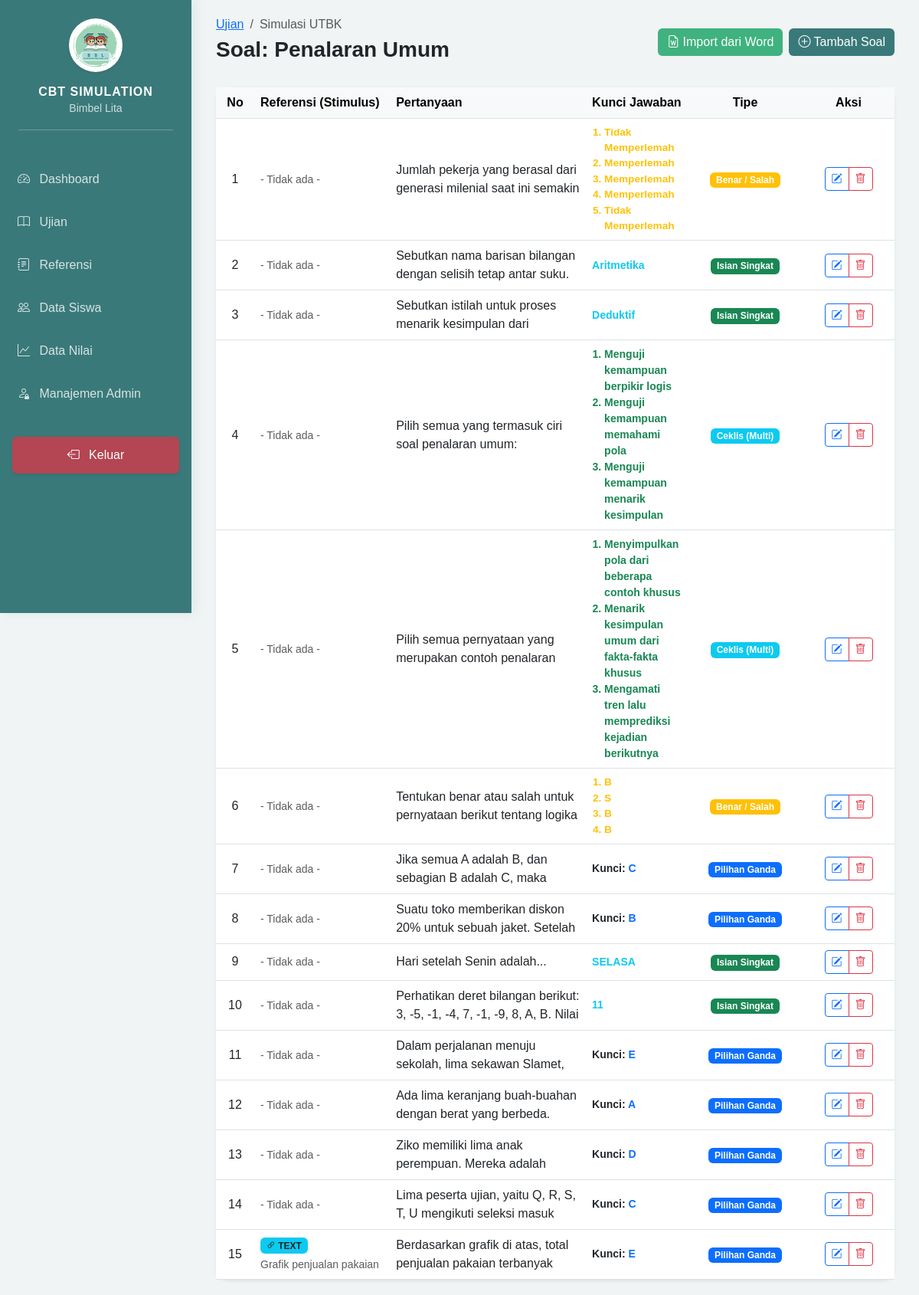
Page /admin/dashboard.php?page=questions&subject_id=11 (signed in) on the committed database.
### tables this page shows
CREATE TABLE `subjects` (
  `id` int NOT NULL,
  `exam_id` int NOT NULL,
  `name` varchar(100) NOT NULL,
  `duration` int NOT NULL,
  `max_score` decimal(10,2) DEFAULT '100.00',
  `is_active` tinyint(1) DEFAULT '1',
  `created_at` timestamp NULL DEFAULT CURRENT_TIMESTAMP
);

CREATE TABLE `exams` (
  `id` int NOT NULL,
  `exam_name` varchar(255) NOT NULL,
  `start_date` datetime NOT NULL,
  `end_date` datetime NOT NULL,
  `is_active` tinyint(1) DEFAULT '1',
  `created_at` timestamp NULL DEFAULT CURRENT_TIMESTAMP
);

CREATE TABLE `questions` (
  `id` int NOT NULL,
  `subject_id` int NOT NULL,
  `reference_id` int DEFAULT NULL,
  `question_text` text NOT NULL,
  `created_at` timestamp NULL DEFAULT CURRENT_TIMESTAMP,
  `question_type` enum('pg','bs','multi','isian') NOT NULL,
  `answer_data` json NOT NULL
);

CREATE TABLE `references` (
  `id` int NOT NULL,
  `subject_id` int NOT NULL,
  `title` varchar(255) NOT NULL,
  `type` enum('text','image') DEFAULT 'text',
  `content` text,
  `image_path` varchar(255) DEFAULT NULL,
  `created_at` timestamp NULL DEFAULT CURRENT_TIMESTAMP
);

### admin/modules/questions/index.php (the view, shortened to what this page needs)
<?php
require_once '../config/database.php';
$subject_id = $_GET['subject_id'] ?? null;
$stmtSub = $pdo->prepare("SELECT s.*, e.exam_name FROM subjects s JOIN exams e ON s.exam_id = e.id WHERE s.id = ?");
$stmtSub->execute([$subject_id]);
$subject = $stmtSub->fetch();
$query = "SELECT q.*, r.title as ref_title, r.type as ref_type
          FROM questions q
          LEFT JOIN `references` r ON q.reference_id = r.id
          WHERE q.subject_id = ?
          ORDER BY q.id DESC";
$stmt = $pdo->prepare($query);
$stmt->execute([$subject_id]);
$questions = $stmt->fetchAll();
?>
<div class="d-flex justify-content-between align-items-center mb-4">
    <div>
        <nav aria-label="breadcrumb">
            <ol class="breadcrumb mb-1">
                <li class="breadcrumb-item"><a href="dashboard.php?page=exams">Ujian</a></li>
                <li class="breadcrumb-item active"><?= htmlspecialchars($subject['exam_name']) ?></li>
            </ol>
        </nav>
        <h3 class="fw-bold">Soal: <?= htmlspecialchars($subject['name']) ?></h3>
    </div>
    <div class="d-flex gap-2">
        <a href="dashboard.php?page=questions_import&subject_id=<?= $subject_id ?>" class="btn btn-success">
            <i class="bi bi-file-earmark-word"></i> Import dari Word
        </a>
        <a href="dashboard.php?page=questions_form&subject_id=<?= $subject_id ?>" class="btn btn-primary">
            <i class="bi bi-plus-circle"></i> Tambah Soal
        </a>
    </div>
</div>
<div class="card border-0 shadow-sm">
    <div class="card-body p-0">
        <div class="table-responsive">
            <table class="table table-hover mb-0 align-middle">
                <thead class="table-light">
                    <tr>
                        <th style="width: 50px;" class="text-center">No</th>
                        <th style="width: 20%;">Referensi (Stimulus)</th>
                        <th>Pertanyaan</th>
                        <th style="width: 15%;">Kunci Jawaban</th>
                        <th style="width: 150px;" class="text-center">Tipe</th>
                        <th style="width: 120px;" class="text-center">Aksi</th>
                    </tr>
                </thead>
                <tbody>
                    <?php if (empty($questions)): ?>
                        <tr>
                            <td colspan="6" class="text-center py-5 text-muted">
                                <i class="bi bi-clipboard-x display-4"></i>
                                <p class="mt-2">Belum ada soal untuk mata pelajaran ini.</p>
                            </td>
                        </tr>
                    <?php else: ?>
                        <?php foreach ($questions as $index => $q): ?>
                        <tr>
                            <td class="text-center"><?= $index + 1 ?></td>
                            <td>
                                <?php if ($q['reference_id']): ?>
                                    <span class="badge bg-info text-dark mb-1">
                                        <i class="bi bi-link-45deg"></i> <?= strtoupper($q['ref_type'] ?? 'REF') ?>
                                    </span>
                                    <div class="small text-muted text-truncate" style="max-width: 200px;">
                                        <?= htmlspecialchars($q['ref_title'] ?? '-') ?>
                                    </div>
                                <?php else: ?>
                                    <span class="text-muted small">- Tidak ada -</span>
                                <?php endif; ?>
                            </td>
                            <td>
                                <div class="text-truncate-2" style="max-height: 3em; overflow: hidden;">
                                    <?= strip_tags($q['question_text']) ?>
                                </div>
                            </td>
                            <td>
                                <div class="small fw-bold">
                                    <?php
                                    $ansData = json_decode($q['answer_data'], true);
                                    if ($q['question_type'] == 'pg') {
                                        echo "Kunci: <span class='text-primary'>" . ($ansData['correct'] ?? '-') . "</span>";
                                    } elseif ($q['question_type'] == 'bs') {
                                        $items = isset($ansData['items']) ? $ansData['items'] : (is_array($ansData) ? $ansData : []);
                                        $labels = $ansData['labels'] ?? ['pos' => 'Benar', 'neg' => 'Salah'];
                                        $posLabel = ($labels['pos'] == 'Benar') ? 'B' : $labels['pos'];
                                        $negLabel = ($labels['neg'] == 'Salah') ? 'S' : $labels['neg'];
                                        echo "<ol class='ps-3 mb-0 text-warning' style='font-size: 0.85rem;'>";
                                        foreach ($items as $i => $item) {
                                            $shortLabel = (($item['is_correct'] ?? 0) == 1) ? $posLabel : $negLabel;
                                            echo "<li>" . $shortLabel . "</li>";
                                        }
                                        echo "</ol>";
                                    } elseif ($q['question_type'] == 'multi') {
                                        echo "<ol class='ps-3 mb-0 text-success'>";
                                        foreach ($ansData as $item) {
                                            if (($item['is_correct'] ?? 0) == 1) {
                                                echo "<li>" . strip_tags($item['text']) . "</li>";
                                            }
                                        }
                                        echo "</ol>";
                                    } elseif ($q['question_type'] == 'isian') {
                                        echo "<span class='text-info'>" . htmlspecialchars($ansData['correct'] ?? '-') . "</span>";
                                    }
                                    ?>
                                </div>
                            </td>
                            <td class="text-center">
                                <?php
                                $badges = [
                                    'pg' => ['bg' => 'primary', 'label' => 'Pilihan Ganda'],
                                    'bs' => ['bg' => 'warning', 'label' => 'Benar / Salah'],
                                    'multi' => ['bg' => 'info', 'label' => 'Ceklis (Multi)'],
                                    'isian' => ['bg' => 'success', 'label' => 'Isian Singkat'],
                                ];
                                $type = $q['question_type'];
                                $badge = $badges[$type] ?? ['bg' => 'secondary', 'label' => $type];
                                ?>
                                <span class="badge bg-<?= $badge['bg'] == 'purple' ? 'dark' : $badge['bg'] ?>">
                                    <?= $badge['label'] ?>
                                </span>
                            </td>
                            <td class="text-center">
                                <div class="btn-group">
                                    <a href="dashboard.php?page=questions_form&subject_id=<?= $subject_id ?>&id=<?= $q['id'] ?>"
                                       class="btn btn-sm btn-outline-primary" title="Edit Soal">
                                        <i class="bi bi-pencil-square"></i>
                                    </a>
                                    <a href="modules/questions/process.php?action=delete&id=<?= $q['id'] ?>"
                                       class="btn btn-sm btn-outline-danger"
                                       onclick="return confirm('Yakin ingin menghapus soal ini?')"
                                       title="Hapus Soal">
                                        <i class="bi bi-trash"></i>
                                    </a>
                                </div>
                            </td>
                        </tr>
                        <?php endforeach; ?>
                    <?php endif; ?>
                </tbody>
            </table>
        </div>
    </div>
</div>

### includes/header.php (style rules this page uses)
:root { --sidebar-width: 250px; --primary-teal: #3a797a; --mint-green: #a2d9c1; --mint-light: #f0fdf4; }
body { background-color: #f0f4f4; font-family: 'Poppins', sans-serif; }
.card { border-radius: 15px; border: none; box-shadow: 0 5px 15px rgba(0,0,0,0.05); }
.btn-success { background-color: #3fb27f; border: none; }
.btn-primary { background-color: var(--primary-teal); border: none; }

### rows in the picture
subjects: exam.exam_name "Simulasi UTBK", name "Penalaran Umum"
questions: shows "- Tidak ada -", question_text "Jumlah pekerja yang berasal dari generasi milenial saat ini semakin…", answer_data "Tidak Memperlemah", answer_data "Memperlemah", question_type "Benar / Salah"
questions: shows "- Tidak ada -", question_text "Sebutkan nama barisan bilangan dengan selisih tetap antar suku.", answer_data "Aritmetika", question_type "Isian Singkat"
questions: shows "- Tidak ada -", question_text "Sebutkan istilah untuk proses menarik kesimpulan dari…", answer_data "Deduktif", question_type "Isian Singkat"
questions: shows "- Tidak ada -", question_text "Pilih semua yang termasuk ciri soal penalaran umum:", text "Menguji kemampuan berpikir logis", text "Menguji kemampuan memahami pola", text "Menguji kemampuan menarik kesimpulan", question_type "Ceklis (Multi)"
questions: shows "- Tidak ada -", question_text "Pilih semua pernyataan yang merupakan contoh penalaran…", text "Menyimpulkan pola dari beberapa contoh khusus", text "Menarik kesimpulan umum dari fakta-fakta khusus", text "Mengamati tren lalu memprediksi kejadian berikutnya", question_type "Ceklis (Multi)"
questions: shows "- Tidak ada -", question_text "Tentukan benar atau salah untuk pernyataan berikut tentang logika…", answer_data "B", answer_data "S", question_type "Benar / Salah"
questions: shows "- Tidak ada -", question_text "Jika semua A adalah B, dan sebagian B adalah C, maka…", answer_data "C", question_type "Pilihan Ganda"
questions: shows "- Tidak ada -", question_text "Suatu toko memberikan diskon 20% untuk sebuah jaket. Setelah…", answer_data "B", question_type "Pilihan Ganda"
questions: shows "- Tidak ada -", question_text "Hari setelah Senin adalah...", answer_data "SELASA", question_type "Isian Singkat"
questions: shows "- Tidak ada -", question_text "Perhatikan deret bilangan berikut: 3, -5, -1, -4, 7, -1, -9, 8, A, B. Nilai…", answer_data "11", question_type "Isian Singkat"
questions: shows "- Tidak ada -", question_text "Dalam perjalanan menuju sekolah, lima sekawan Slamet,…", answer_data "E", question_type "Pilihan Ganda"
questions: shows "- Tidak ada -", question_text "Ada lima keranjang buah-buahan dengan berat yang berbeda.…", answer_data "A", question_type "Pilihan Ganda"
questions: shows "- Tidak ada -", question_text "Ziko memiliki lima anak perempuan. Mereka adalah…", answer_data "D", question_type "Pilihan Ganda"
questions: shows "- Tidak ada -", question_text "Lima peserta ujian, yaitu Q, R, S, T, U mengikuti seleksi masuk…", answer_data "C", question_type "Pilihan Ganda"
questions: reference.type "TEXT", reference.title "Grafik penjualan pakaian", question_text "Berdasarkan grafik di atas, total penjualan pakaian terbanyak…", answer_data "E", question_type "Pilihan Ganda"
